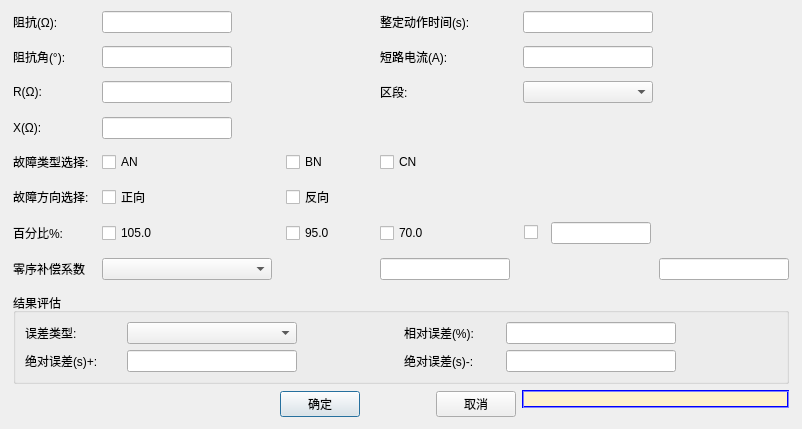
<?xml version="1.0" encoding="UTF-8"?>
<ui version="4.0">
 <class>QDistanceAddSinglePhaseDlg</class>
 <widget class="QDialog" name="QDistanceAddSinglePhaseDlg">
  <property name="geometry">
   <rect>
    <x>0</x>
    <y>0</y>
    <width>802</width>
    <height>429</height>
   </rect>
  </property>
  <property name="maximumSize">
   <size>
    <width>1000</width>
    <height>500</height>
   </size>
  </property>
  <property name="windowTitle">
   <string>添加单相接地故障</string>
  </property>
  <property name="styleSheet">
   <string notr="true"/>
  </property>
  <layout class="QGridLayout" name="gridLayout_2">
   <item row="4" column="7">
    <widget class="QLabel" name="m_labZoneType">
     <property name="text">
      <string>区段:</string>
     </property>
    </widget>
   </item>
   <item row="6" column="1">
    <widget class="QLabel" name="m_labX">
     <property name="text">
      <string>X(Ω):</string>
     </property>
    </widget>
   </item>
   <item row="4" column="3">
    <widget class="QSettingLineEdit" name="m_txtR">
     <property name="minimumSize">
      <size>
       <width>0</width>
       <height>22</height>
      </size>
     </property>
     <property name="maximumSize">
      <size>
       <width>130</width>
       <height>22</height>
      </size>
     </property>
    </widget>
   </item>
   <item row="0" column="1">
    <widget class="QLabel" name="m_labZSetting">
     <property name="text">
      <string>阻抗(Ω):</string>
     </property>
    </widget>
   </item>
   <item row="0" column="9">
    <widget class="QSettingLineEdit" name="m_txtTSetting">
     <property name="minimumSize">
      <size>
       <width>130</width>
       <height>22</height>
      </size>
     </property>
     <property name="maximumSize">
      <size>
       <width>130</width>
       <height>22</height>
      </size>
     </property>
    </widget>
   </item>
   <item row="2" column="1">
    <widget class="QLabel" name="m_labZAng">
     <property name="text">
      <string>阻抗角(°):</string>
     </property>
    </widget>
   </item>
   <item row="0" column="3">
    <widget class="QSettingLineEdit" name="m_txtZSetting">
     <property name="minimumSize">
      <size>
       <width>130</width>
       <height>22</height>
      </size>
     </property>
     <property name="maximumSize">
      <size>
       <width>130</width>
       <height>22</height>
      </size>
     </property>
    </widget>
   </item>
   <item row="0" column="7">
    <widget class="QLabel" name="m_labTSetting">
     <property name="text">
      <string>整定动作时间(s):</string>
     </property>
    </widget>
   </item>
   <item row="2" column="3">
    <widget class="QSettingLineEdit" name="m_txtZAng">
     <property name="minimumSize">
      <size>
       <width>0</width>
       <height>22</height>
      </size>
     </property>
     <property name="maximumSize">
      <size>
       <width>130</width>
       <height>22</height>
      </size>
     </property>
    </widget>
   </item>
   <item row="2" column="7">
    <widget class="QLabel" name="m_labFaultCurrent">
     <property name="text">
      <string>短路电流(A):</string>
     </property>
    </widget>
   </item>
   <item row="4" column="9">
    <widget class="CExBaseListComboBox" name="m_cmbZoneType">
     <property name="minimumSize">
      <size>
       <width>0</width>
       <height>22</height>
      </size>
     </property>
     <property name="maximumSize">
      <size>
       <width>130</width>
       <height>22</height>
      </size>
     </property>
    </widget>
   </item>
   <item row="8" column="3">
    <widget class="QCheckBox" name="m_checkAN">
     <property name="text">
      <string>AN</string>
     </property>
    </widget>
   </item>
   <item row="4" column="1">
    <widget class="QLabel" name="m_labR">
     <property name="text">
      <string>R(Ω):</string>
     </property>
    </widget>
   </item>
   <item row="2" column="9">
    <widget class="QSettingLineEdit" name="m_txtFaultCurrent">
     <property name="minimumSize">
      <size>
       <width>0</width>
       <height>22</height>
      </size>
     </property>
     <property name="maximumSize">
      <size>
       <width>130</width>
       <height>22</height>
      </size>
     </property>
    </widget>
   </item>
   <item row="8" column="5">
    <widget class="QCheckBox" name="m_checkBN">
     <property name="text">
      <string>BN</string>
     </property>
    </widget>
   </item>
   <item row="8" column="7">
    <widget class="QCheckBox" name="m_checkCN">
     <property name="text">
      <string>CN</string>
     </property>
    </widget>
   </item>
   <item row="12" column="0">
    <spacer name="horizontalSpacer_4">
     <property name="orientation">
      <enum>Qt::Horizontal</enum>
     </property>
     <property name="sizeHint" stdset="0">
      <size>
       <width>40</width>
       <height>20</height>
      </size>
     </property>
    </spacer>
   </item>
   <item row="6" column="3">
    <widget class="QSettingLineEdit" name="m_txtX">
     <property name="minimumSize">
      <size>
       <width>0</width>
       <height>22</height>
      </size>
     </property>
     <property name="maximumSize">
      <size>
       <width>130</width>
       <height>22</height>
      </size>
     </property>
    </widget>
   </item>
   <item row="8" column="1">
    <widget class="QLabel" name="m_labFaultType">
     <property name="text">
      <string>故障类型选择:</string>
     </property>
    </widget>
   </item>
   <item row="10" column="1">
    <widget class="QLabel" name="m_labFaultDirection">
     <property name="text">
      <string>故障方向选择:</string>
     </property>
    </widget>
   </item>
   <item row="12" column="1">
    <widget class="QLabel" name="m_labRate">
     <property name="text">
      <string>百分比%:</string>
     </property>
    </widget>
   </item>
   <item row="10" column="5">
    <widget class="QCheckBox" name="m_checkReverse">
     <property name="text">
      <string>反向</string>
     </property>
    </widget>
   </item>
   <item row="12" column="5">
    <widget class="QCheckBox" name="m_checkRate_095">
     <property name="text">
      <string>95.0</string>
     </property>
    </widget>
   </item>
   <item row="10" column="3">
    <widget class="QCheckBox" name="m_checkForward">
     <property name="text">
      <string>正向</string>
     </property>
    </widget>
   </item>
   <item row="12" column="3">
    <widget class="QCheckBox" name="m_checkRate_105">
     <property name="text">
      <string>105.0</string>
     </property>
    </widget>
   </item>
   <item row="12" column="7">
    <widget class="QCheckBox" name="m_checkRate_070">
     <property name="text">
      <string>70.0</string>
     </property>
    </widget>
   </item>
   <item row="12" column="9">
    <layout class="QHBoxLayout" name="horizontalLayout">
     <item>
      <widget class="QCheckBox" name="m_checkRate_100">
       <property name="minimumSize">
        <size>
         <width>20</width>
         <height>0</height>
        </size>
       </property>
       <property name="maximumSize">
        <size>
         <width>20</width>
         <height>16777215</height>
        </size>
       </property>
       <property name="text">
        <string/>
       </property>
      </widget>
     </item>
     <item>
      <widget class="QSettingLineEdit" name="m_txtRate_100">
       <property name="minimumSize">
        <size>
         <width>100</width>
         <height>22</height>
        </size>
       </property>
       <property name="maximumSize">
        <size>
         <width>100</width>
         <height>22</height>
        </size>
       </property>
      </widget>
     </item>
    </layout>
   </item>
   <item row="14" column="1">
    <widget class="QLabel" name="m_labK0Mode">
     <property name="text">
      <string>零序补偿系数</string>
     </property>
    </widget>
   </item>
   <item row="14" column="5">
    <widget class="QLabel" name="m_labKlKr">
     <property name="minimumSize">
      <size>
       <width>80</width>
       <height>0</height>
      </size>
     </property>
     <property name="text">
      <string/>
     </property>
    </widget>
   </item>
   <item row="14" column="3">
    <widget class="QComboBox" name="m_cmbK0Mode">
     <property name="minimumSize">
      <size>
       <width>170</width>
       <height>22</height>
      </size>
     </property>
     <property name="maximumSize">
      <size>
       <width>170</width>
       <height>22</height>
      </size>
     </property>
    </widget>
   </item>
   <item row="14" column="9">
    <widget class="QLabel" name="m_labAngKx">
     <property name="minimumSize">
      <size>
       <width>80</width>
       <height>0</height>
      </size>
     </property>
     <property name="text">
      <string/>
     </property>
    </widget>
   </item>
   <item row="14" column="7">
    <widget class="QSettingLineEdit" name="m_txtKlKr">
     <property name="minimumSize">
      <size>
       <width>130</width>
       <height>22</height>
      </size>
     </property>
     <property name="maximumSize">
      <size>
       <width>130</width>
       <height>22</height>
      </size>
     </property>
    </widget>
   </item>
   <item row="14" column="10">
    <widget class="QSettingLineEdit" name="m_txtAngKx">
     <property name="minimumSize">
      <size>
       <width>130</width>
       <height>22</height>
      </size>
     </property>
     <property name="maximumSize">
      <size>
       <width>130</width>
       <height>22</height>
      </size>
     </property>
    </widget>
   </item>
   <item row="14" column="11">
    <spacer name="horizontalSpacer_5">
     <property name="orientation">
      <enum>Qt::Horizontal</enum>
     </property>
     <property name="sizeHint" stdset="0">
      <size>
       <width>40</width>
       <height>20</height>
      </size>
     </property>
    </spacer>
   </item>
   <item row="17" column="1" colspan="10">
    <layout class="QHBoxLayout" name="horizontalLayout_2">
     <item>
      <spacer name="horizontalSpacer">
       <property name="orientation">
        <enum>Qt::Horizontal</enum>
       </property>
       <property name="sizeHint" stdset="0">
        <size>
         <width>40</width>
         <height>20</height>
        </size>
       </property>
      </spacer>
     </item>
     <item>
      <widget class="QPushButton" name="m_btnSave">
       <property name="text">
        <string>确定</string>
       </property>
      </widget>
     </item>
     <item>
      <spacer name="horizontalSpacer_3">
       <property name="orientation">
        <enum>Qt::Horizontal</enum>
       </property>
       <property name="sizeType">
        <enum>QSizePolicy::Fixed</enum>
       </property>
       <property name="sizeHint" stdset="0">
        <size>
         <width>70</width>
         <height>20</height>
        </size>
       </property>
      </spacer>
     </item>
     <item>
      <widget class="QPushButton" name="m_btnclose">
       <property name="text">
        <string>取消</string>
       </property>
      </widget>
     </item>
     <item>
      <layout class="QVBoxLayout" name="verticalLayout">
       <item>
        <widget class="QLabel" name="m_labTips">
         <property name="minimumSize">
          <size>
           <width>0</width>
           <height>0</height>
          </size>
         </property>
         <property name="font">
          <font>
           <pointsize>9</pointsize>
          </font>
         </property>
         <property name="styleSheet">
          <string notr="true">QLabel{border:2px groove rgb(0,0,255);border-radius:10px;background-color: rgb(255,242,204)}</string>
         </property>
         <property name="text">
          <string/>
         </property>
         <property name="wordWrap">
          <bool>true</bool>
         </property>
        </widget>
       </item>
       <item>
        <spacer name="horizontalSpacer_2">
         <property name="orientation">
          <enum>Qt::Horizontal</enum>
         </property>
         <property name="sizeHint" stdset="0">
          <size>
           <width>40</width>
           <height>10</height>
          </size>
         </property>
        </spacer>
       </item>
      </layout>
     </item>
    </layout>
   </item>
   <item row="11" column="1">
    <spacer name="verticalSpacer_6">
     <property name="orientation">
      <enum>Qt::Vertical</enum>
     </property>
     <property name="sizeHint" stdset="0">
      <size>
       <width>20</width>
       <height>40</height>
      </size>
     </property>
    </spacer>
   </item>
   <item row="3" column="1">
    <spacer name="verticalSpacer_2">
     <property name="orientation">
      <enum>Qt::Vertical</enum>
     </property>
     <property name="sizeHint" stdset="0">
      <size>
       <width>20</width>
       <height>40</height>
      </size>
     </property>
    </spacer>
   </item>
   <item row="1" column="1">
    <spacer name="verticalSpacer">
     <property name="orientation">
      <enum>Qt::Vertical</enum>
     </property>
     <property name="sizeHint" stdset="0">
      <size>
       <width>20</width>
       <height>40</height>
      </size>
     </property>
    </spacer>
   </item>
   <item row="13" column="1">
    <spacer name="verticalSpacer_7">
     <property name="orientation">
      <enum>Qt::Vertical</enum>
     </property>
     <property name="sizeHint" stdset="0">
      <size>
       <width>20</width>
       <height>40</height>
      </size>
     </property>
    </spacer>
   </item>
   <item row="9" column="1">
    <spacer name="verticalSpacer_5">
     <property name="orientation">
      <enum>Qt::Vertical</enum>
     </property>
     <property name="sizeHint" stdset="0">
      <size>
       <width>20</width>
       <height>40</height>
      </size>
     </property>
    </spacer>
   </item>
   <item row="5" column="1">
    <spacer name="verticalSpacer_3">
     <property name="orientation">
      <enum>Qt::Vertical</enum>
     </property>
     <property name="sizeHint" stdset="0">
      <size>
       <width>20</width>
       <height>40</height>
      </size>
     </property>
    </spacer>
   </item>
   <item row="7" column="1">
    <spacer name="verticalSpacer_4">
     <property name="orientation">
      <enum>Qt::Vertical</enum>
     </property>
     <property name="sizeHint" stdset="0">
      <size>
       <width>20</width>
       <height>40</height>
      </size>
     </property>
    </spacer>
   </item>
   <item row="15" column="1">
    <spacer name="verticalSpacer_8">
     <property name="orientation">
      <enum>Qt::Vertical</enum>
     </property>
     <property name="sizeHint" stdset="0">
      <size>
       <width>20</width>
       <height>40</height>
      </size>
     </property>
    </spacer>
   </item>
   <item row="12" column="2">
    <spacer name="horizontalSpacer_6">
     <property name="orientation">
      <enum>Qt::Horizontal</enum>
     </property>
     <property name="sizeHint" stdset="0">
      <size>
       <width>40</width>
       <height>20</height>
      </size>
     </property>
    </spacer>
   </item>
   <item row="12" column="4">
    <spacer name="horizontalSpacer_8">
     <property name="orientation">
      <enum>Qt::Horizontal</enum>
     </property>
     <property name="sizeHint" stdset="0">
      <size>
       <width>40</width>
       <height>20</height>
      </size>
     </property>
    </spacer>
   </item>
   <item row="12" column="6">
    <spacer name="horizontalSpacer_9">
     <property name="orientation">
      <enum>Qt::Horizontal</enum>
     </property>
     <property name="sizeHint" stdset="0">
      <size>
       <width>40</width>
       <height>20</height>
      </size>
     </property>
    </spacer>
   </item>
   <item row="16" column="1" colspan="10">
    <widget class="QGroupBox" name="groupBox">
     <property name="title">
      <string>结果评估</string>
     </property>
     <layout class="QGridLayout" name="gridLayout">
      <item row="0" column="0">
       <widget class="QLabel" name="m_labType">
        <property name="maximumSize">
         <size>
          <width>16777215</width>
          <height>30</height>
         </size>
        </property>
        <property name="text">
         <string>误差类型:</string>
        </property>
        <property name="alignment">
         <set>Qt::AlignLeading|Qt::AlignLeft|Qt::AlignVCenter</set>
        </property>
       </widget>
      </item>
      <item row="0" column="1" colspan="2">
       <widget class="CExBaseListComboBox" name="m_cmb1">
        <property name="minimumSize">
         <size>
          <width>170</width>
          <height>22</height>
         </size>
        </property>
        <property name="maximumSize">
         <size>
          <width>170</width>
          <height>22</height>
         </size>
        </property>
       </widget>
      </item>
      <item row="0" column="6" colspan="2">
       <widget class="QSettingLineEdit" name="m_txtRel1">
        <property name="minimumSize">
         <size>
          <width>170</width>
          <height>22</height>
         </size>
        </property>
        <property name="maximumSize">
         <size>
          <width>170</width>
          <height>22</height>
         </size>
        </property>
       </widget>
      </item>
      <item row="2" column="0">
       <widget class="QLabel" name="m_labPlus">
        <property name="text">
         <string>绝对误差(s)+:</string>
        </property>
       </widget>
      </item>
      <item row="2" column="1">
       <widget class="QSettingLineEdit" name="m_txtPlus">
        <property name="minimumSize">
         <size>
          <width>170</width>
          <height>22</height>
         </size>
        </property>
        <property name="maximumSize">
         <size>
          <width>170</width>
          <height>22</height>
         </size>
        </property>
       </widget>
      </item>
      <item row="0" column="3">
       <widget class="QLabel" name="m_labRel">
        <property name="maximumSize">
         <size>
          <width>16777215</width>
          <height>30</height>
         </size>
        </property>
        <property name="text">
         <string>相对误差(%):</string>
        </property>
        <property name="alignment">
         <set>Qt::AlignLeading|Qt::AlignLeft|Qt::AlignVCenter</set>
        </property>
       </widget>
      </item>
      <item row="2" column="3">
       <widget class="QLabel" name="m_labMinus">
        <property name="text">
         <string>绝对误差(s)-:</string>
        </property>
       </widget>
      </item>
      <item row="2" column="6">
       <widget class="QSettingLineEdit" name="m_txtMinus">
        <property name="minimumSize">
         <size>
          <width>170</width>
          <height>22</height>
         </size>
        </property>
        <property name="maximumSize">
         <size>
          <width>170</width>
          <height>22</height>
         </size>
        </property>
       </widget>
      </item>
     </layout>
    </widget>
   </item>
   <item row="12" column="8">
    <spacer name="horizontalSpacer_10">
     <property name="orientation">
      <enum>Qt::Horizontal</enum>
     </property>
     <property name="sizeHint" stdset="0">
      <size>
       <width>40</width>
       <height>20</height>
      </size>
     </property>
    </spacer>
   </item>
  </layout>
  <zorder>m_labZSetting</zorder>
  <zorder>m_txtZSetting</zorder>
  <zorder>m_labTSetting</zorder>
  <zorder>m_txtTSetting</zorder>
  <zorder>m_labZAng</zorder>
  <zorder>m_txtZAng</zorder>
  <zorder>m_labFaultCurrent</zorder>
  <zorder>m_txtFaultCurrent</zorder>
  <zorder>m_labR</zorder>
  <zorder>m_txtR</zorder>
  <zorder>m_labZoneType</zorder>
  <zorder>m_cmbZoneType</zorder>
  <zorder>m_labX</zorder>
  <zorder>m_txtX</zorder>
  <zorder>m_labFaultType</zorder>
  <zorder>m_checkAN</zorder>
  <zorder>m_checkBN</zorder>
  <zorder>m_checkCN</zorder>
  <zorder>m_labFaultDirection</zorder>
  <zorder>m_checkForward</zorder>
  <zorder>m_checkReverse</zorder>
  <zorder>m_labRate</zorder>
  <zorder>m_checkRate_105</zorder>
  <zorder>m_checkRate_095</zorder>
  <zorder>m_checkRate_070</zorder>
  <zorder>m_labK0Mode</zorder>
  <zorder>m_cmbK0Mode</zorder>
  <zorder>m_labKlKr</zorder>
  <zorder>m_txtKlKr</zorder>
  <zorder>m_labAngKx</zorder>
  <zorder>m_txtAngKx</zorder>
  <zorder>groupBox</zorder>
  <zorder>horizontalSpacer_4</zorder>
  <zorder>horizontalSpacer_5</zorder>
  <zorder>verticalSpacer</zorder>
  <zorder>verticalSpacer_2</zorder>
  <zorder>verticalSpacer_3</zorder>
  <zorder>verticalSpacer_4</zorder>
  <zorder>verticalSpacer_5</zorder>
  <zorder>verticalSpacer_6</zorder>
  <zorder>verticalSpacer_7</zorder>
  <zorder>verticalSpacer_8</zorder>
  <zorder>horizontalSpacer_6</zorder>
  <zorder>horizontalSpacer_8</zorder>
  <zorder>horizontalSpacer_9</zorder>
  <zorder>horizontalSpacer_10</zorder>
 </widget>
 <customwidgets>
  <customwidget>
   <class>QSettingLineEdit</class>
   <extends>QLineEdit</extends>
   <header>../../UI/Controls/SettingCtrls/qsettinglineedit.h</header>
  </customwidget>
  <customwidget>
   <class>CExBaseListComboBox</class>
   <extends>QComboBox</extends>
   <header>../../../../Module/BaseClass/QT/QExBaseListComboBox.h</header>
  </customwidget>
 </customwidgets>
 <resources/>
 <connections/>
</ui>
